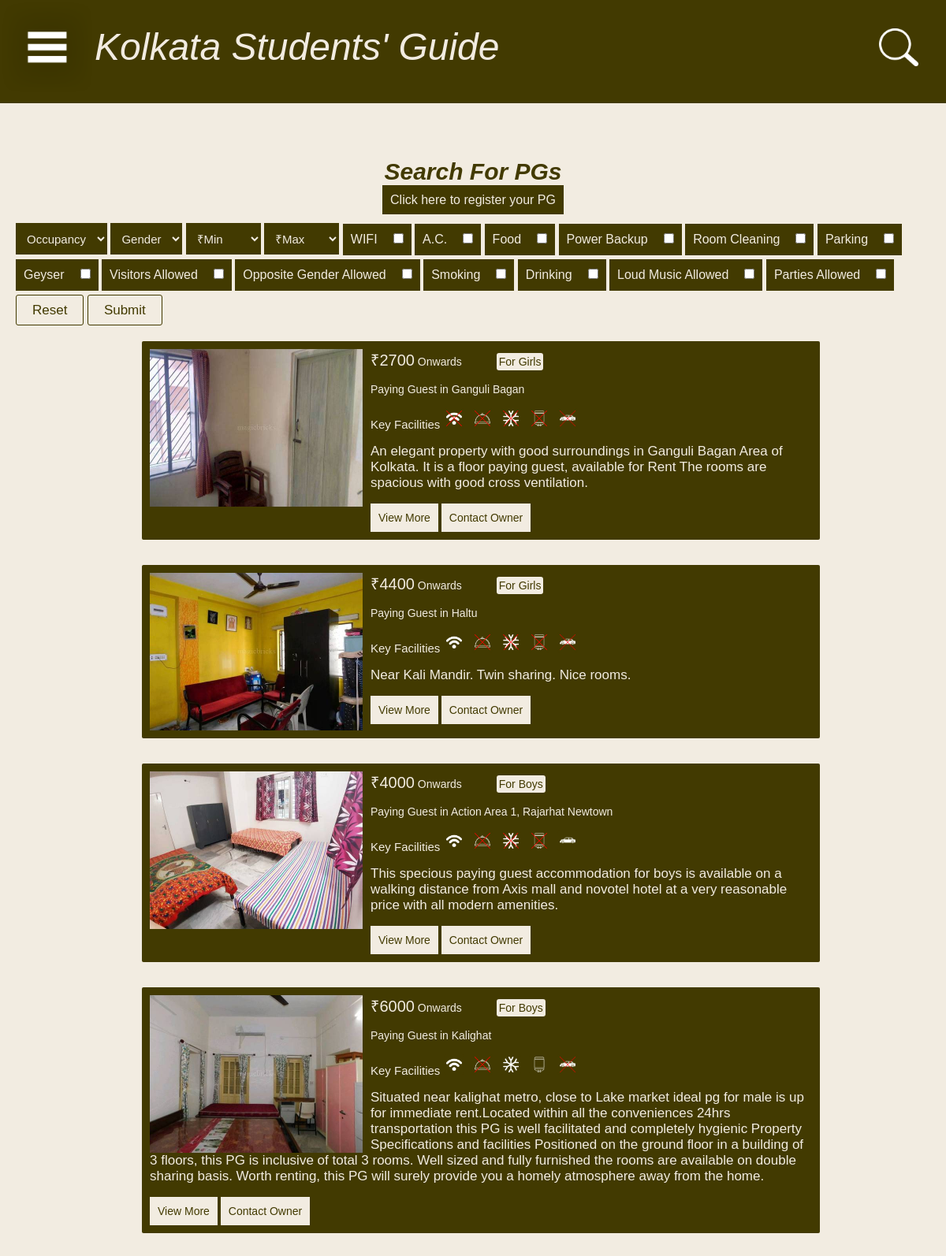
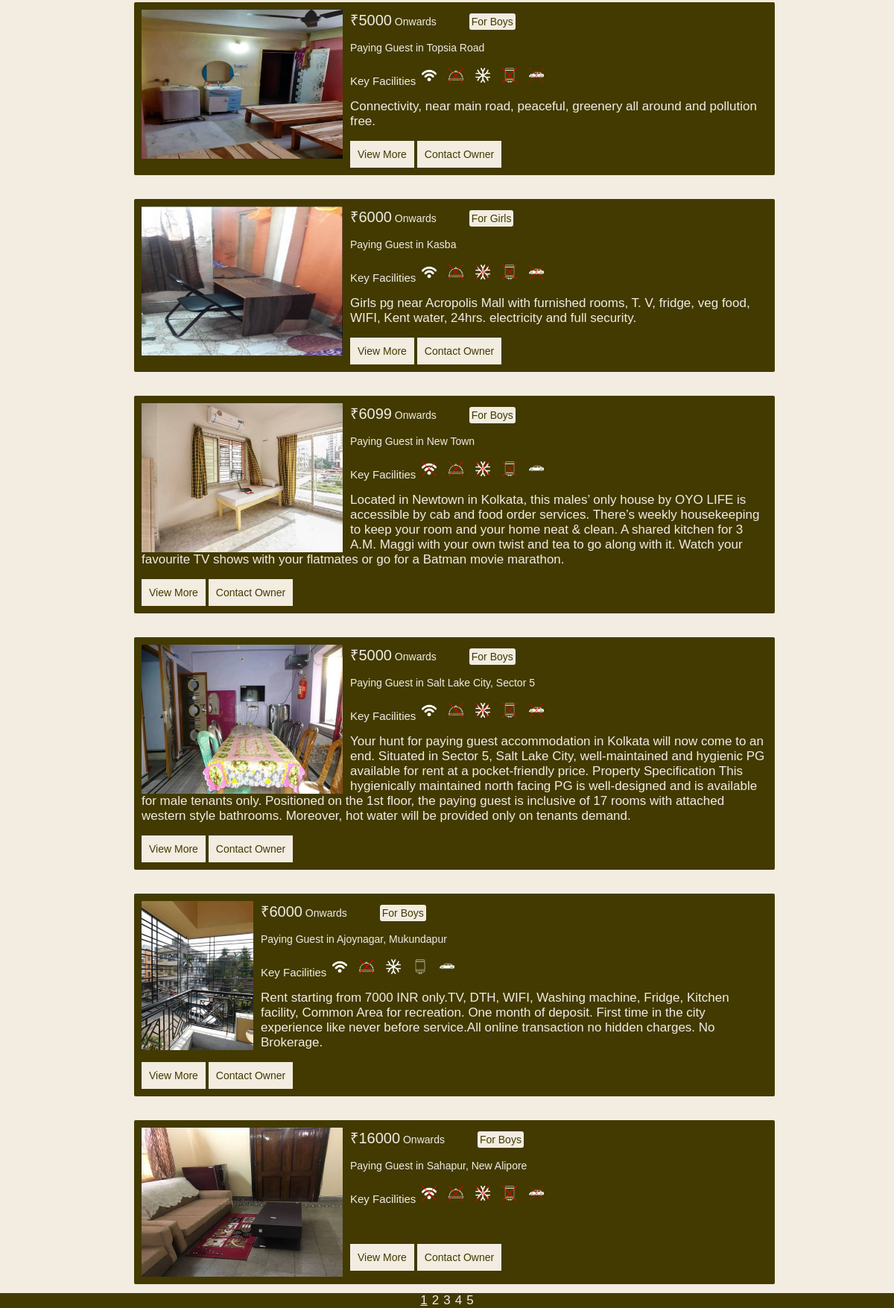
The app's page /KGS/pg/pglist.php with its own data (2 pictures, top to bottom).
### tables this page shows
CREATE TABLE `payguest` (
  `id` int(4) NOT NULL,
  `name` varchar(30) NOT NULL,
  `price` int(10) NOT NULL,
  `gender` varchar(6) NOT NULL,
  `wifi` tinyint(1) NOT NULL,
  `ac` tinyint(1) NOT NULL,
  `food` tinyint(1) NOT NULL,
  `powerbackup` tinyint(1) NOT NULL,
  `roomcleaning` tinyint(1) NOT NULL,
  `depamount` int(10) NOT NULL,
  `parking` tinyint(1) NOT NULL,
  `seats` int(2) NOT NULL,
  `geyser` tinyint(1) NOT NULL,
  `noticeperiod` int(2) NOT NULL,
  `closetime` tinytext NOT NULL,
  `visitors` tinyint(1) NOT NULL,
  `oppgender` tinyint(1) NOT NULL,
  `smoking` tinyint(1) NOT NULL,
  `drinking` tinyint(1) NOT NULL,
  `loudmusic` tinyint(1) NOT NULL,
  `party` tinyint(1) NOT NULL,
  `location` tinytext NOT NULL,
  `description` text NOT NULL,
  `phone` bigint(10) UNSIGNED NOT NULL,
  `email` tinytext NOT NULL
);

CREATE TABLE `images` (
  `uid` int(11) NOT NULL,
  `id` int(11) NOT NULL,
  `name` tinytext NOT NULL
);

### KGS/pg/pglist.php (the view, shortened to what this page needs)
<!DOCTYPE html>
<html
    <head>
		<link rel="stylesheet" type="text/css" href="../CSS/nav_menu.css"/>
		<link rel="stylesheet" type="text/css" href="../CSS/payguest.css"/>
		<link rel="stylesheet" type="text/css" href="../CSS/search.css"/>
		<link rel="stylesheet" type="text/css" href="../CSS/header.css"/>
	</head>
	<body>
	    <?php include "../PHP/header.php"?>
	    <div id="page">
	        <h1>Search For PGs</h1>
	        <div style="margin-top : 10px;width : 100%; text-align : center;"><a class="reg" href="/pg/register.php">Click here to register your PG</a></div>
    	    <form method="post" id="filters">
    	        <select name="seats" id="seats">
        	        <option <?php if(isset($_POST["seats"])&&$_POST["seats"]=="default"){echo "selected";} ?> value="default">Occupancy</option>
        	    </select>
        	    <select name="gender" id="gender">
        	        <option <?php if(isset($_POST["gender"])&&$_POST["gender"]=="default"){echo "selected";} ?> value="default">Gender</option>
        	    </select>
        	    <select name="min" id="min">
        	        <option <?php if(isset($_POST["min"])&&$_POST["min"]=="default"){echo "selected";} ?> value="default">₹Min</option>
        	    </select>
    	        <select name="max" id="max">
        	       <option <?php if(isset($_POST["max"])&&$_POST["max"]=="default"){echo "selected";} ?> value="default">₹Max</option>
        	    </select>
        	    <div class="amenity"><label for="wifi">WIFI</label><input <?php if(isset($_POST["wifi"])&&$_POST["wifi"]=="on"){echo "checked";} ?> type="checkbox" name="wifi" id="wifi"></div>
        	    <div class="amenity"><label for="ac">A.C.</label><input <?php if(isset($_POST["ac"])&&$_POST["ac"]=="on"){echo "checked";} ?> type="checkbox" name="ac" id="ac"></div>
        	    <div class="amenity"><label for="food">Food</label><input <?php if(isset($_POST["food"])&&$_POST["food"]=="on"){echo "checked";} ?> type="checkbox" name="food" id="food"></div>
        	    <div class="amenity"><label for="power">Power Backup</label><input <?php if(isset($_POST["powerbackup"])&&$_POST["powerbackup"]=="on"){echo "checked";} ?> type="checkbox" name="powerbackup" id="power"></div>
        	    <div class="amenity"><label for="room">Room Cleaning</label><input <?php if(isset($_POST["roomcleaning"])&&$_POST["roomcleaning"]=="on"){echo "checked";} ?> type="checkbox" name="roomcleaning" id="room"></div>
        	    <div class="amenity"><label for="parking">Parking</label><input <?php if(isset($_POST["parking"])&&$_POST["parking"]=="on"){echo "checked";} ?> type="checkbox" name="parking" id="parking"></div>
        	    <div class="amenity"><label for="geyser">Geyser</label><input <?php if(isset($_POST["geyser"])&&$_POST["geyser"]=="on"){echo "checked";} ?> type="checkbox" name="geyser" id="geyser"></div>
        	    <div class="amenity"><label for="visitors">Visitors Allowed</label><input <?php if(isset($_POST["visitors"])&&$_POST["visitors"]=="on"){echo "checked";} ?> type="checkbox" name="visitors" id="visitors"></div>
        	    <div class="amenity"><label for="opp">Opposite Gender Allowed</label><input <?php if(isset($_POST["oppgender"])&&$_POST["oppgender"]=="on"){echo "checked";} ?> type="checkbox" name="oppgender" id="opp"></div>
        	    <div class="amenity"><label for="smoking">Smoking</label><input <?php if(isset($_POST["smoking"])&&$_POST["smoking"]=="on"){echo "checked";} ?> type="checkbox" name="smoking" id="smoking"></div>
        	    <div class="amenity"><label for="drinking">Drinking</label><input <?php if(isset($_POST["drinking"])&&$_POST["drinking"]=="on"){echo "checked";} ?> type="checkbox" name="drinking" id="drinking"></div>
        	    <div class="amenity"><label for="loud">Loud Music Allowed</label><input <?php if(isset($_POST["loudmusic"])&&$_POST["loudmusic"]=="on"){echo "checked";} ?> type="checkbox" name="loudmusic" id="loud"></div>
        	    <div class="amenity"><label for="party">Parties Allowed</label><input <?php if(isset($_POST["party"])&&$_POST["party"]=="on"){echo "checked";} ?> type="checkbox" name="party" id="party"></div>
        	    <button name="reset" type="submit">Reset</button>
        	    <button name="submit" type="submit">Submit</button>
    	    </form>
    	    <div id="pglist">
    	    <?php
    	        include '../PHP/dbhandler.php';
    	        $msql = "SELECT * FROM payguest";
    	        $sql = "";
    	        $res = mysqli_query($conn, $msql.$sql) or die();
    	        $no_of_results = mysqli_num_rows($res);
    	        $res_per_page = 10;
    	        $no_of_pages = ceil($no_of_results/$res_per_page);
    	        if(!isset($_GET["page"])){
    	            $cur_page = 1;
    	        }
    	        else{
    	            $cur_page = $_GET["page"];
    	        }
    	        $starting_limit_number = ($cur_page-1)*$res_per_page;
    	        $limit_sql = " LIMIT ".$starting_limit_number.", ".$res_per_page;
    	        $res = mysqli_query($conn, $msql.$sql.$limit_sql) or die(mysqli_error($conn));
    	        $no_of_results = mysqli_num_rows($res);
    	        if($no_of_results > 0){
    	            while($row = mysqli_fetch_array($res)){
                        $gen = $row["gender"]=="male"?"Boys":($row["gender"]=="female"?"Girls":"Boys And Girls");
                        $id = $row["id"];
                        $sql1 = "SELECT * FROM images where id = ".$id;
                        $res1 = $conn->query($sql1);
                        $img_path = "";
                        while($row1 = $res1->fetch_assoc()){
                            $img_path = $row1["name"];
                            break;
                        }
        	            echo '<div class="block">
        	                <img src="../PGPics/'.$id.'_'.$img_path.'" class="pics"></img>
        	                <span class="price">₹'.$row["price"].'</span> Onwards
        	                <span class="gender">For '.$gen.'</span><br><br>
        	                <span class="location">Paying Guest in '.$row["location"].'</span><br><br>
        	                <span class="facilities">Key Facilities</span>';
        	                if($row["wifi"]==1){
        	                    echo '<img class="icons" src="../Pictures/wifi.png"></img>';
        	                }else{
        	                    echo '<img class="icons" src="../Pictures/no_wifi.png"></img>';
        	                }
    	                    if($row["food"]==1){
        	                    echo '<img class="icons" src="../Pictures/tray.png"></img>';
    	                    }else{
    	                        echo '<img class="icons" src="../Pictures/no_tray.png"></img>';
    	                    }
    	                    if($row["ac"]==1){
        	                    echo '<img class="icons" src="../Pictures/ac.png"></img>';
    	                    }else{
    	                        echo '<img class="icons" src="../Pictures/no_ac.png"></img>';
    	                    }
    	                    if($row["geyser"]==1){
        	                    echo '<img class="icons" src="../Pictures/geyser.png"></img>';
    	                    }else{
    	                        echo '<img class="icons" src="../Pictures/no_geyser.png"></img>';
    	                    }
    	                    if($row["parking"]==1){
        	                    echo '<img class="icons" src="../Pictures/park.png"></img>';
    	                    }else{
    	                        echo '<img class="icons" src="../Pictures/no_park.png"></img>';
    	                    }
                        echo '<br><br>
                            <span class="description">'.$row["description"].'</span><br><br>
                            <a href="../pg/info.php?id='.$id.'">View More</a>
                            <form method="post" action="../pg/owner.php">
                                <input type="hidden" name="name" value="'.$row["name"].'">
                                <input type="hidden" name="phone" value="'.$row["phone"].'">
                                <input type="hidden" name="email" value="'.$row["email"].'">
                                <button type="submit" name="submit" value="'.$id.'">Contact Owner</button>
                            </form>
                        </div><br><br>';
    	            }
    	        }
    	        else{
    	            echo '<div class="error">Sorry! No paying guest accomodation could be found. :(</div>';
    	        }
    	    ?>
    	    </div>
    	    <?php
    	        echo "<div style='text-align:center;' id='page_number'>";
				for($page=1; $page<=$no_of_pages; $page++){
	                if($page == $_GET["page"])
						$style = "text-decoration : underline";
					else
						$style = "text-decoration : none";
					echo "<a style='".$style."' href='../pg/pglist.php?page=".$page."'>".$page."</a>";
	            }
	            echo "</div>";
    	    ?>
	    </div>
	    <?php require '../PHP/menu.php'; ?>
	</body>
</html>

### KGS/PHP/header.php
<div id="header">
	<a id="logo" style="display:inline-block;font-style:italic;text-decoration:none;" href="/KGS/">Kolkata Students' Guide</a>
	<span id="search"><img style="cursor:pointer" onclick="open_search()" src="/KGS/Pictures/search.png"></img><span>
</div>

### KGS/PHP/menu.php (shortened to what this page needs)
<div id="toggle" onclick="open_menu()">
	<img src="/KGS/Pictures/toggle.jpg"></img>
</div>

### KGS/CSS/nav_menu.css (style rules this page uses)
* { margin : 0; padding : 0; font-family : helvetica; }
html, body { height : 100%; }
@media only screen and (orientation: portrait) { #toggle { position : absolute; top : 0; width:10vw; display : block; } }
@media only screen and (orientation: portrait) { #toggle img { width : 100%; } }

### KGS/CSS/payguest.css (style rules this page uses)
body { background-color : #F2ECE1; }
#page { position : relative; top : 70px; }
.reg { height : 40px; width : auto; background-color : #423A01; color : #F2ECE1; padding : 10px; text-decoration : none; margin : 0 auto; }
h1 { text-align : center; color : #423A01; font-size : 30px; font-style : italic; }
#filters { position : relative; margin-top : 20px; height : auto; margin-left : 20px; }
#filters select { border : 0; padding : 10px; margin-bottom : 5px; background-color : #423A01; color : #F2ECE1; height : 40px; font-size : 15px; background-image : none; }
#filters select option { font-size : 14px; padding : 10px; }
#filters .amenity { display : inline-block; padding : 0 10px; margin-bottom : 5px; background-color : #423A01; color : #F2ECE1; height : 40px; width : auto; }
#filters input { margin-left : 20px; }
#filters .amenity label { line-height : 40px; }
#filters button { padding : 0 20px; border : 1.5px solid #423A01; line-height : 37px; background-color : #F2ECE1; color : #423A01; font-size : 17px; border-radius : 3px; }
#pglist { position : relative; margin-top : 20px; width : 70%; margin-left : 15%; font-size : 14px; font-weight : 100; }
#pglist .pics { margin-right : 10px; height : 200px; float : left; }
#pglist .block { background-color : #423A01; width : 100%; height : auto; min-height : 200px; color : #F2ECE1; padding : 10px; border-radius : 2px; }
#pglist .price { font-size : 20px; }
#pglist .gender { background-color : #F2ECE1; color : #423A01; padding : 3px; border-radius : 3px; margin-left : 40px; }
#pglist .location { font-size : 14px; }
#pglist .facilities { font-size : 15px; }
#pglist .icons { width : 20px; height : 20px; background-color : #423A01; padding : 3px; border-radius : 3px; margin : 0 5px; }
#pglist .description { font-size : 17px; }
#pglist a, #pglist button { height : 40px; width : auto; background-color : #F2ECE1; color : #423A01; padding : 10px; text-decoration : none; }
#pglist form { display : inline-block; padding : 0px; }
#pglist button { height : 36px; border : none; font-size : 14px; }
#page_number { display : block; position : fixed; bottom : 0px; width : 100%; background-color : #423A01; }
#page_number a { color : #F2ECE1; font-size : 17px; margin : 0 3px; }

### KGS/CSS/header.css (style rules this page uses)
#header { position : relative; top : 0; width : 100%; line-height : 50px; background-color : #423A01; }
#logo { width : 80%; color : #F2ECE1; margin-left : 20px; font-size : 30px; display : inline-block; }
#header #search { position : relative; top : 0; float : right; display : inline-block; height : 30px; width : 30px; text-align : center; margin-right : 20px; }
#header img { height : 30px; margin-top : 10px; }
@media only screen and (orientation: portrait) { #header { position : relative; top : 0; width : 100%; line-height : 10vw; background-color : #423A01; } }
@media only screen and (orientation: portrait) { #logo { width : 80vw; color : #F2ECE1; margin-left : 10vw; font-size : 4vw; display : inline-block; } }
@media only screen and (orientation: portrait) { #header #search { position : absolute; top : 0; float : right; display : inline-block; height : 10vw; width : 10vw; text-align : center; } }
@media only screen and (orientation: portrait) { #header img { height : 4vw; margin : 3vw 0 0 0; } }

### records on screen
payguest: images.name (picture), price "2700", gender "Girls", location "Ganguli Bagan", wifi 0 (drawn), food 0 (drawn), ac 0 (drawn), geyser 0 (drawn), parking 0 (drawn), description "An elegant property with good surroundings in Ganguli Bagan Area of Kolkata. It is a floor paying guest, available for Rent The rooms are spacious with good cross ventilation.", $id 1 (drawn)
payguest: images.name (picture), price "4400", gender "Girls", location "Haltu", wifi 1 (drawn), food 0 (drawn), ac 0 (drawn), geyser 0 (drawn), parking 0 (drawn), description "Near Kali Mandir. Twin sharing. Nice rooms.", $id 2 (drawn)
payguest: images.name (picture), price "4000", gender "Boys", location "Action Area 1, Rajarhat Newtown", wifi 1 (drawn), food 0 (drawn), ac 0 (drawn), geyser 0 (drawn), parking 1 (drawn), description "This specious paying guest accommodation for boys is available on a walking distance from Axis mall and novotel hotel at a very reasonable price with all modern amenities.", $id 3 (drawn)
payguest: images.name (picture), price "6000", gender "Boys", location "Kalighat", wifi 1 (drawn), food 0 (drawn), ac 1 (drawn), geyser 1 (drawn), parking 0 (drawn), description "Situated near kalighat metro, close to Lake market ideal pg for male is up for immediate rent.Located within all the conveniences 24hrs transportation this PG is well facilitated and completely hygienic Property Specifications and facilities Positioned on the ground floor in a building of 3 floors, this PG is inclusive of total 3 rooms. Well sized and fully furnished the rooms are available on double sharing basis. Worth renting, this PG will surely provide you a homely atmosphere away from the home.", $id 4 (drawn)
payguest: images.name (picture), price "5000", gender "Boys", location "Topsia Road", wifi 1 (drawn), food 0 (drawn), ac 1 (drawn), geyser 0 (drawn), parking 0 (drawn), description "Connectivity, near main road, peaceful, greenery all around and pollution free.", $id 5 (drawn)
payguest: images.name (picture), price "6000", gender "Girls", location "Kasba", wifi 1 (drawn), food 0 (drawn), ac 0 (drawn), geyser 0 (drawn), parking 0 (drawn), description "Girls pg near Acropolis Mall with furnished rooms, T. V, fridge, veg food, WIFI, Kent water, 24hrs. electricity and full security.", $id 6 (drawn)
payguest: images.name (picture), price "6099", gender "Boys", location "New Town", wifi 0 (drawn), food 0 (drawn), ac 0 (drawn), geyser 0 (drawn), parking 1 (drawn), description "Located in Newtown in Kolkata, this males’ only house by OYO LIFE is accessible by cab and food order services. There’s weekly housekeeping to keep your room and your home neat & clean. A shared kitchen for 3 A.M. Maggi with your own twist and tea to go along with it. Watch your favourite TV shows with your flatmates or go for a Batman movie marathon.", $id 8 (drawn)
payguest: images.name (picture), price "5000", gender "Boys", location "Salt Lake City, Sector 5", wifi 1 (drawn), food 0 (drawn), ac 0 (drawn), geyser 0 (drawn), parking 0 (drawn), description "Your hunt for paying guest accommodation in Kolkata will now come to an end. Situated in Sector 5, Salt Lake City, well-maintained and hygienic PG available for rent at a pocket-friendly price. Property Specification This hygienically maintained north facing PG is well-designed and is available for male tenants only. Positioned on the 1st floor, the paying guest is inclusive of 17 rooms with attached western style bathrooms. Moreover, hot water will be provided only on tenants demand.", $id 9 (drawn)
payguest: images.name (picture), price "6000", gender "Boys", location "Ajoynagar, Mukundapur", wifi 1 (drawn), food 0 (drawn), ac 1 (drawn), geyser 1 (drawn), parking 1 (drawn), description "Rent starting from 7000 INR only.TV, DTH, WIFI, Washing machine, Fridge, Kitchen facility, Common Area for recreation. One month of deposit. First time in the city experience like never before service.All online transaction no hidden charges. No Brokerage.", $id 10 (drawn)
payguest: images.name (picture), price "16000", gender "Boys", location "Sahapur, New Alipore", wifi 0 (drawn), food 0 (drawn), ac 0 (drawn), geyser 0 (drawn), parking 0 (drawn), $id 11 (drawn)
